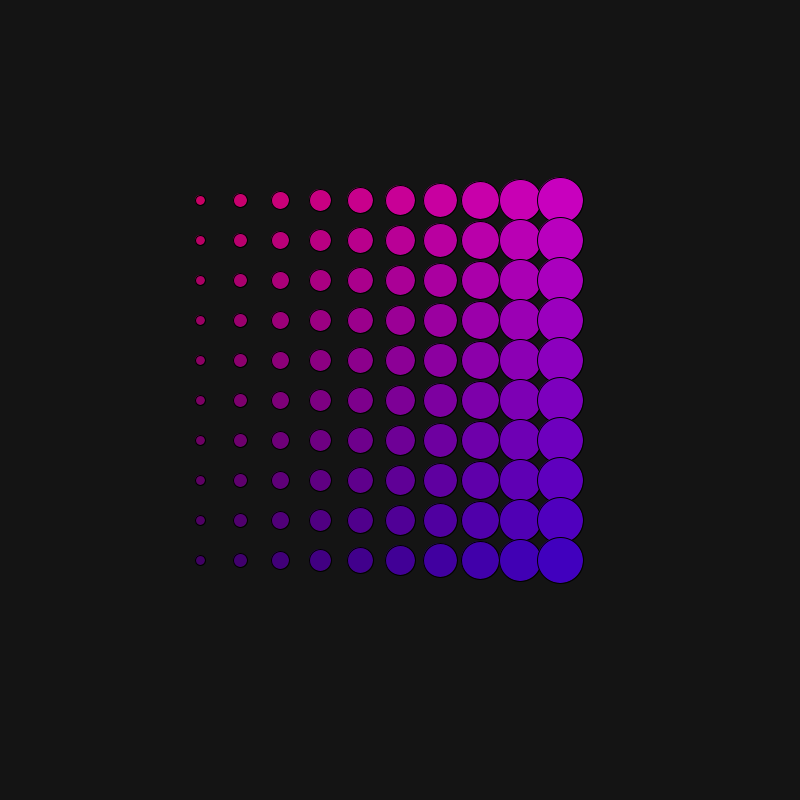
Frame 1 (no input)
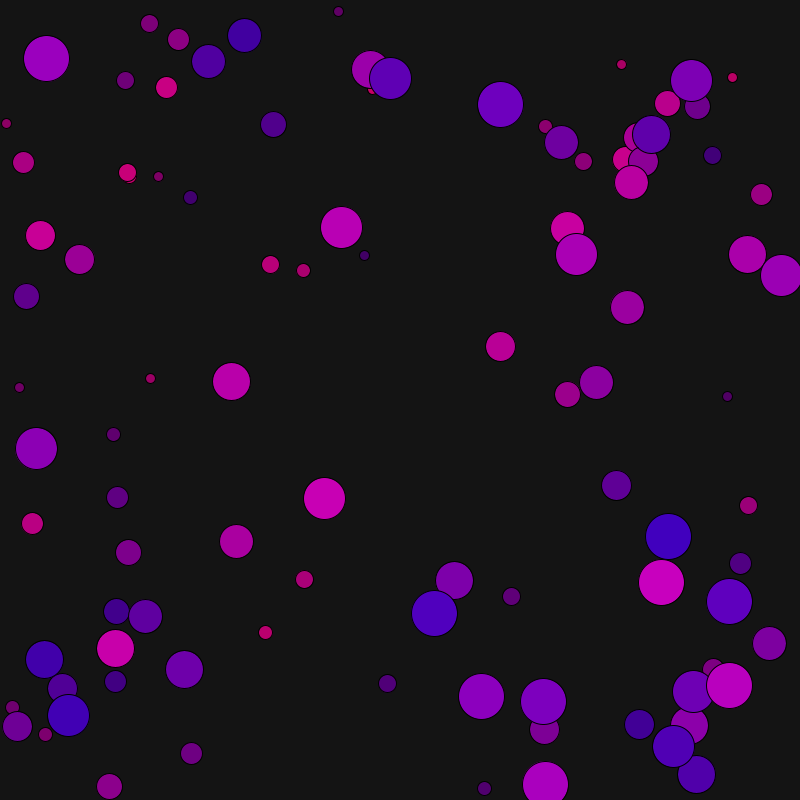
Frame 60 (the mouse pressed at the canvas centre just before this capture)
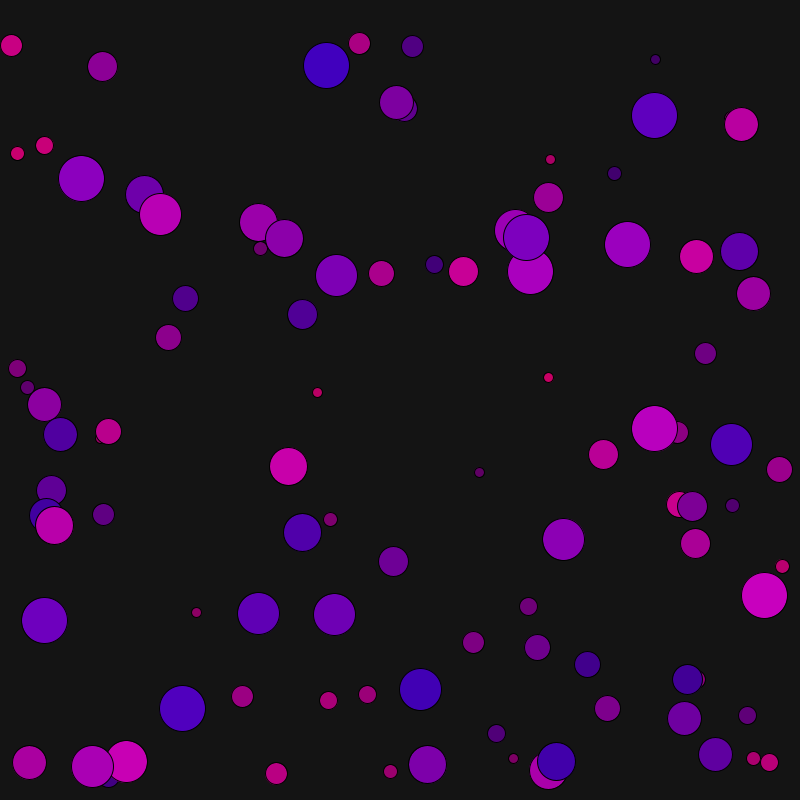
Frame 120 (the mouse held since frame 60 and released just before this capture)

The Processing sketch that drew these frames (run headless with seeded random() and noise(); from frame 60 on, the mouse is pressed at the canvas centre):

// Processing sketch: Part_5
// ── Part_5.pde
// Code 1 FA_18
// Bryan Ma

// 2d arrays part 4

// this sketch uses two 2d arrays - one to store x positions, and one to store y positions 
//  of ellipses being drawn to the screen. the only difference between using 2d arrays to store
//  these values is that it makes it easier for us to fill those values in a grid arrangement.

// add behavior to the ellipses so that they change positions every frame. 
// at minimum, try adapting the bouncing ball behavior to the ellipses. this will require two 
//  additional 2d arrays - one for x speed and one for y speed. see the example gif for a basic result.
// see the 1 dimensional array example from class in w06_00_ballArray for a reminder on bouncing ball behavior.

int gridW = 10;
int gridH = 10;
float[][] xPositions = new float[gridW][gridH];
float[][] yPositions = new float[gridW][gridH];
float[][] dx = new float [gridW][gridH];
float[][] dy = new float [gridW][gridH];
float[][] size = new float [gridW][gridH];
float[][] colors = new float [gridW][gridH];

void setup() {
  size(800, 800);
  //noStroke();

  for (int i = 0; i < gridW; i++) {
    for (int j = 0; j < gridH; j++) {
      xPositions[i][j] = map(i, 0, gridW, width/2 - 200, width/2 + 200);
      yPositions[i][j] = map(j, 0, gridH, height/2 - 200, height/2 + 200);
      dx[i][j] = random(-10,10);
      dy[i][j] = random(-10,10);
    }
  }
}

void draw() {
  background(20);
  for (int i = 0; i < gridW; i++) {
    for (int j = 0; j < gridH; j++) {
      size[i][j] = map(i, 0, 10, 10,50);
      float b = colors[i][j] = map(i, 0,10, 100,200);
      float r = colors[i][j] = map(j, 10,0, 50,200);
      fill(r,0,b);
      ellipse(xPositions[i][j], yPositions[i][j], size[i][j], size[i][j]);
      xPositions[i][j] += dx[i][j];
      yPositions[i][j] += dy[i][j];
      
      if (xPositions[i][j] > width-size[i][j]/2 || xPositions[i][j]< size[i][j]/2){
        dx[i][j] = -dx[i][j];
      }
      if (yPositions[i][j] > width-size[i][j]/2 || yPositions[i][j]< size[i][j]/2){
        dy[i][j] = -dy[i][j];
      }
    }
  }
}
